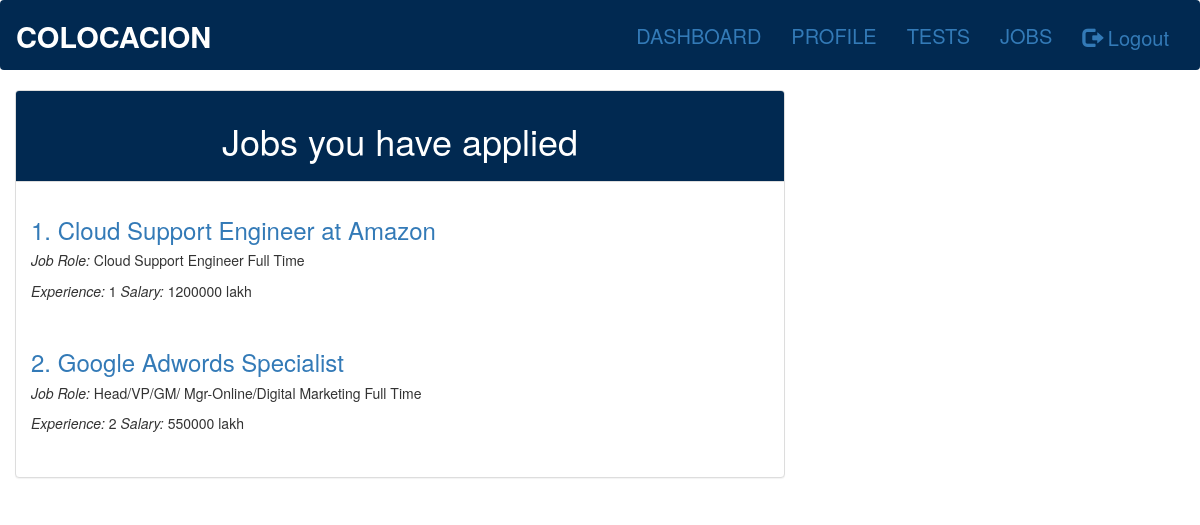
Screenshot of /jobs/jobsapplied/ (signed in) with the database file from the repository.
### jobs/models.py (models this page shows, shortened)
class Jobs(models.Model):
	JOBCLASS=(
		('A','A'),
		('B','B'),
		('C','C'),
		)
	job_id = models.AutoField(primary_key=True)
	job_role = models.CharField(max_length=500)
	job_title = models.CharField(max_length=300, unique=True, blank=False)
	job_type = models.CharField(max_length=100)
	experience_required = models.IntegerField()
	company_name = models.CharField(max_length=50, blank=False)
	salary = models.IntegerField(blank=False)
	location = models.CharField(max_length=500)
	skills_set = models.CharField(max_length=1000)
	job_class = models.CharField(max_length=1, choices=JOBCLASS)
	desc = models.TextField(blank=False)

### jobs/views.py (the view)
# urls.py: url(r'^jobs/', include('jobs.urls', namespace="jobs")),
def jobs(request):
	if 'email' in request.session:
		if JobsApplied.objects.filter(email=request.session['email']).exists():
			jobsapplied = JobsApplied.objects.filter(email=request.session['email']).values('job_id',
				'job_id__job_title', 'job_id__salary', 'job_id__job_role', 'job_id__experience_required',
				'job_id__job_type',)
			return render(request, 'jobs/jobsapplied.html', {'jobs':jobsapplied})
		else:
			return render(request, 'jobs/jobsapplied.html',{'message':"No jobs applied"})
	else:
		return redirect('/accounts/login')

### jobs/templates/jobs/jobsapplied.html (shortened to what this page needs)
{% extends 'users/base.html' %}
{% block content %}
<div id="pricing" class="container-fluid">
  <div class="row slideanim">
    <div class="col-sm-8 col-xs-10">
      <div class="panel panel-default text-center">
        <div class="panel-heading" style="background-color:#012951;color:white">
          <h1>Jobs you have applied</h1>
        </div>
        <div class="panel-body" style="text-align: left">
            {% for job in jobs %}
             <a href="{% url 'jobs:job_detail' job_id=job.job_id %}"><h3 for="test{{ forloop.counter }}">{{ forloop.counter }}. {{ job.job_id__job_title }}</h3></a>
           <h5><i>Job Role:</i> {{ job.job_id__job_role }}  {{ job.job_id__job_type }}<br><br>
              <i>Experience:</i> {{ job.job_id__experience_required }}
              <i>Salary:</i> {{ job.job_id__salary }} lakh
              </h5>
          <br>
          {% endfor %}
        </div>
      </div>
    </div>
  </div>
</div>
{% endblock %}

### rows the page displays
Jobs: job_id__job_title "Cloud Support Engineer at Amazon", job_id__job_role "Cloud Support Engineer", job_id__job_type "Full Time", job_id__experience_required "1", job_id__salary "1200000"
Jobs: job_id__job_title "Google Adwords Specialist", job_id__job_role "Head/VP/GM/ Mgr-Online/Digital Marketing", job_id__job_type "Full Time", job_id__experience_required "2", job_id__salary "550000"
